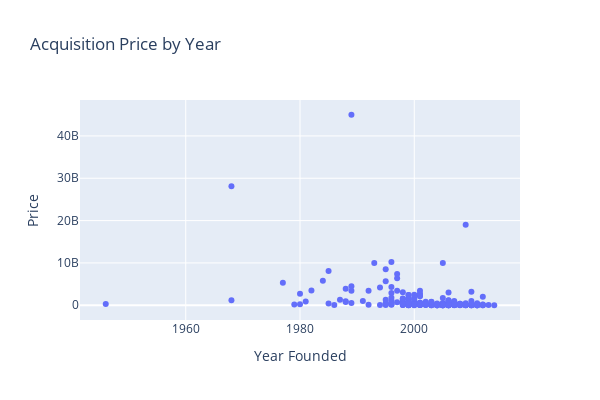

Notebook source saved alongside this figure:
### Code cell
fig = px.scatter(
    acquired,
    x="Year Founded",
    y="Price",
    title="Acquisition Price by Year",
    width=600,
    height=400,
)
fig.show()

### Figure 1 — Plotly figure (JSON) as saved in the notebook; plotly's stock layout.template omitted (floating-point values rounded to 4 significant figures; data arrays with more than 128 entries replaced by an {"elided": "..."} marker saying what was removed)
{"data": [{"hovertemplate": "Year Founded=%{x}<br>Price=%{y}<extra></extra>", "legendgroup": "", "marker": {"color": "#636efa", "symbol": "circle"}, "mode": "markers", "name": "", "orientation": "v", "showlegend": false, "type": "scatter", "x": {"elided": "310 int values"}, "xaxis": "x", "y": {"elided": "310 int values"}, "yaxis": "y"}], "layout": {"height": 400, "legend": {"tracegroupgap": 0}, "title": {"text": "Acquisition Price by Year"}, "width": 600, "xaxis": {"anchor": "y", "domain": [0, 1], "title": {"text": "Year Founded"}}, "yaxis": {"anchor": "x", "domain": [0, 1], "title": {"text": "Price"}}}}
